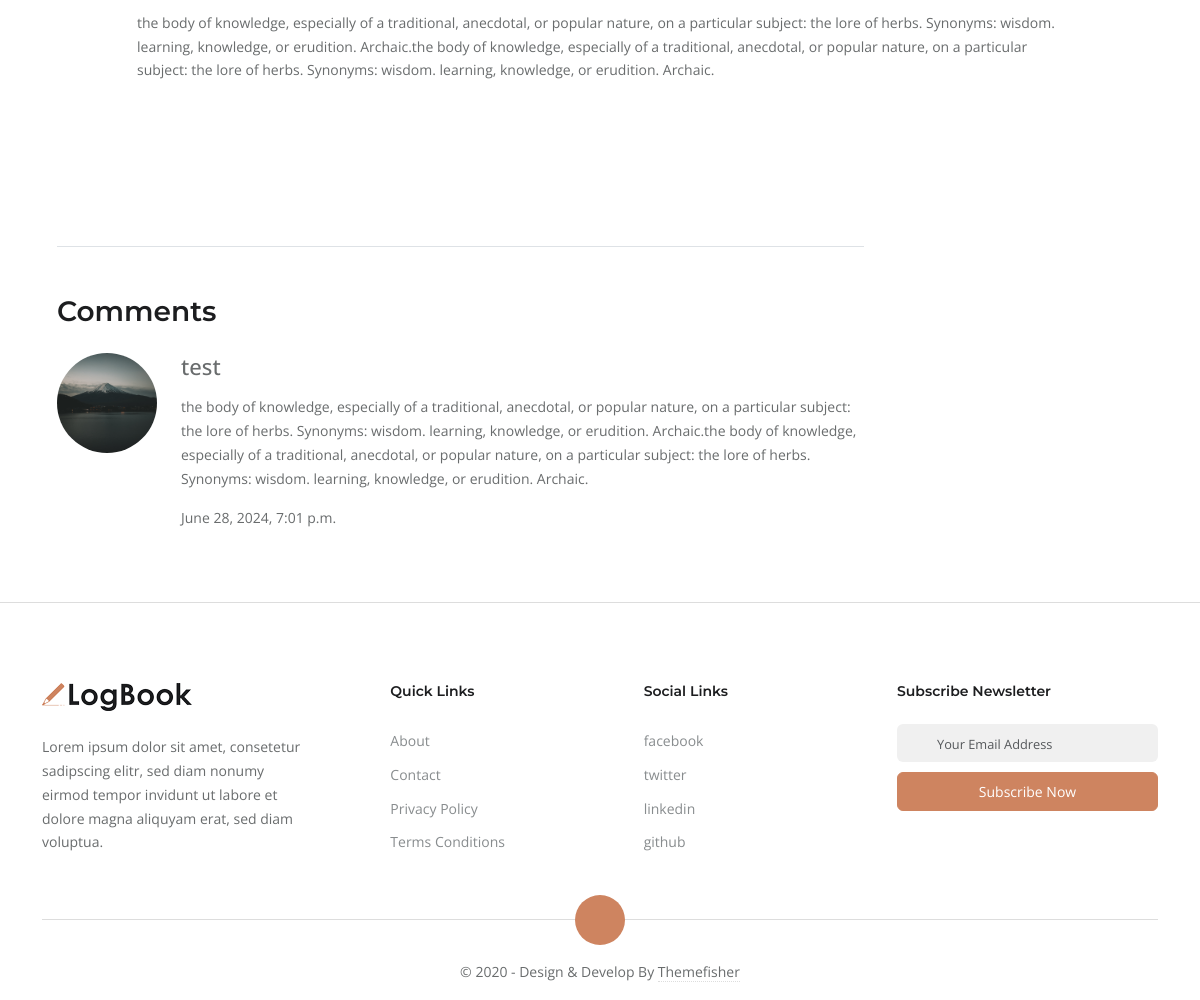
The page /main/posts/1 (lower part) on the database as committed earlier.
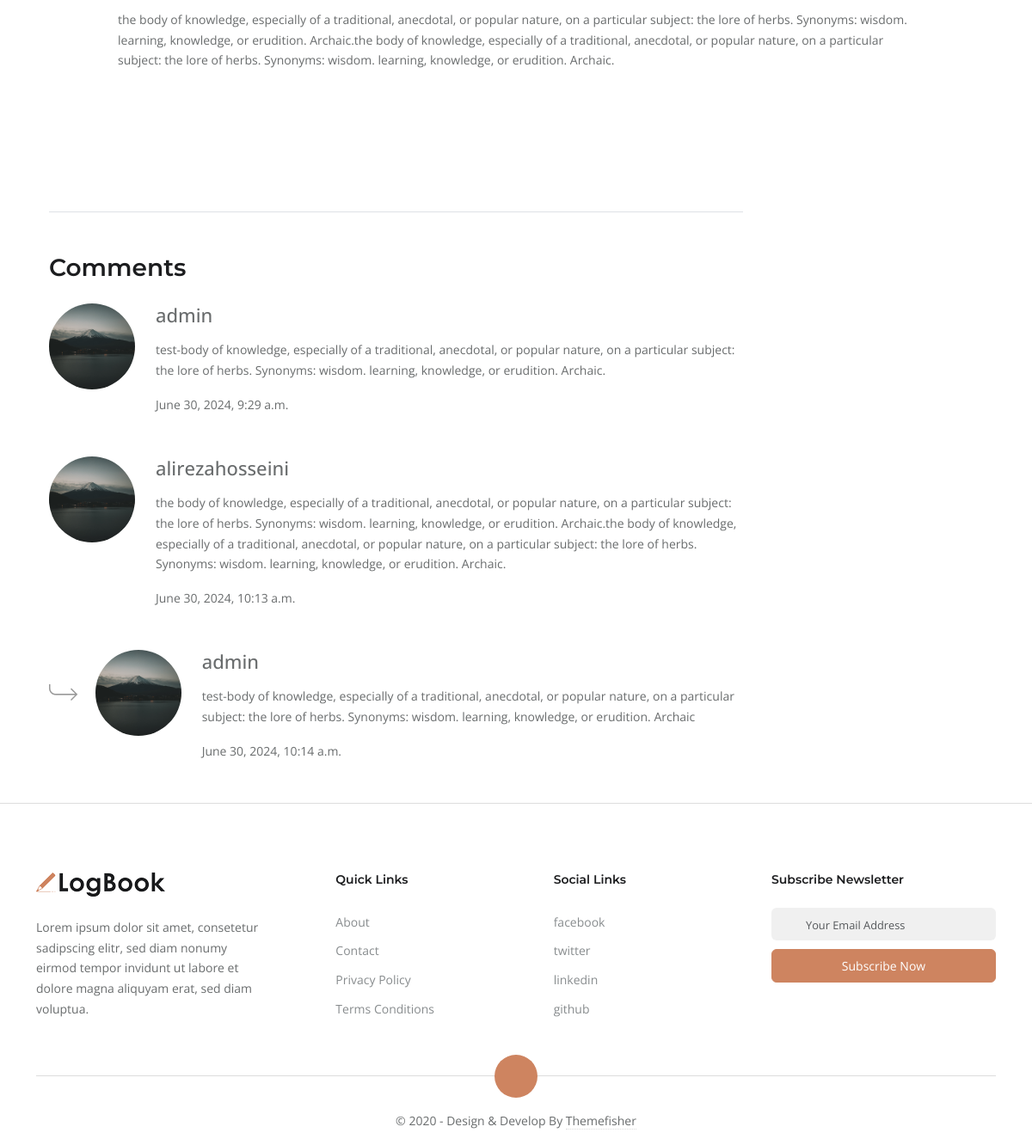
The same page on the database as committed later.
### blog/models.py (models this page shows)
class Comment(models.Model):
    user = models.ForeignKey(User, on_delete=models.CASCADE)
    post = models.ForeignKey(Post, on_delete=models.CASCADE)
    content = models.TextField()
    created_at = models.DateTimeField(auto_now_add=True)

class User(AbstractUser):
    image = models.ImageField(upload_to='static/user/')

class ReplyComment(models.Model):
    parent_comment = models.ForeignKey(Comment, on_delete=models.CASCADE, related_name='replies')
    user = models.ForeignKey(User, on_delete=models.CASCADE)
    content = models.TextField()
    created_at = models.DateTimeField(auto_now_add=True)

### blog/views.py (the view, shortened to what this page needs)
# urls.py: path('main/posts/<int:pk>', post_detail, name='post_detail'),
def post_detail(request, pk):
    p = Post.objects.get(id=pk)
    comments = Comment.objects.filter(post=p)
    return render(request, 'post-details-1.html', {'post': p, 'comments': comments})

### templates/post-details-1.html (shortened to what this page needs)
{% extends 'base.html' %}
{% load static %}
{% block content %}
<section class="section">
	<div class="container">
		<article class="row mb-4">
			<div class="col-lg-10 mx-auto">
				<div class="content">
					<p>{{ post.content }}</p>
				</div>
			</div>
		</article>
	</div>
</section>
<div class="container">
	<div class="">
		<div class="col-lg-9 col-md-12 ">
			<div class="mb-5 border-top mt-4 pt-5">
				<h3 class="mb-4">Comments</h3>
				{% for comment in comments %}
				<div class="media d-block d-sm-flex mb-4 pb-4">
					<a class="d-inline-block mr-2 mb-3 mb-md-0" href="#">
						<img src="{{ comment.user.image.url }}" class="mr-3 rounded-circle"
							style="height: 100px;object-fit: cover;width: 100px;" alt="">
					</a>
					<div class="media-body">
						<a href="#!" class="h4 d-inline-block mb-3">{{ comment.user.username }}</a>
						<p>{{ comment.content }}</p>
						<span class="text-black-800 mr-3 font-weight-600">{{ comment.created_at }}</span>
					</div>
				</div>
				{% for Reply in comment.replies.all %}
				<div class="media d-block d-sm-flex mb-5">
					<div class="d-inline-block mr-2 mb-3 mb-md-0" href="#">
						<img class="mr-3" src="{% static 'images/arrow.png' %}" alt="">
						<img style="height: 100px;object-fit: cover;width: 100px;" src="{{ Reply.user.image.url }}" class="mr-3 rounded-circle" alt="">
					</div>
					<div class="media-body">
						<a href="#!" class="h4 d-inline-block mb-3">{{ Reply.user.username }}</a>
						<p>{{ Reply.content }}</p>
						<span class="text-black-800 mr-3 font-weight-600">{{ Reply.created_at }}</span>
					</div>
				</div>
				{% endfor %}
				{% endfor %}
			</div>
		</div>
	</div>
</div>
{% endblock content %}

Rows that differ between the two databases and show on the page:
removed Comment: user.image (picture), user.username "test", content "the body of knowledge, especially of a traditional, anecdotal, or popular nature, on a particular subject: the lore of herbs. Synonyms: wisdom. learning, knowledge, or erudition. Archaic.the body of knowledge, especially of a traditional, anecdotal, or popular nature, on a particular subject: the lore of herbs. Synonyms: wisdom. learning, knowledge, or erudition. Archaic.", created_at "June 28, 2024, 7:01 p.m."
added Comment: user.image (picture), user.username "admin", content "test-body of knowledge, especially of a traditional, anecdotal, or popular nature, on a particular subject: the lore of herbs. Synonyms: wisdom. learning, knowledge, or erudition. Archaic.", created_at "June 30, 2024, 9:29 a.m."
added Comment: user.image (picture), user.username "alirezahosseini", content "the body of knowledge, especially of a traditional, anecdotal, or popular nature, on a particular subject: the lore of herbs. Synonyms: wisdom. learning, knowledge, or erudition. Archaic.the body of knowledge, especially of a traditional, anecdotal, or popular nature, on a particular subject: the lore of herbs. Synonyms: wisdom. learning, knowledge, or erudition. Archaic.", created_at "June 30, 2024, 10:13 a.m."
added ReplyComment: user.image (picture), user.username "admin", content "test-body of knowledge, especially of a traditional, anecdotal, or popular nature, on a particular subject: the lore of herbs. Synonyms: wisdom. learning, knowledge, or erudition. Archaic", created_at "June 30, 2024, 10:14 a.m."
